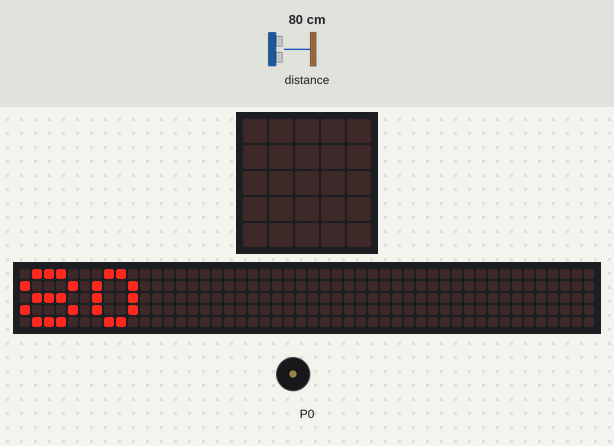
This program was run on a simulated BBC micro:bit (MakeCode). Shown: the board's 5×5 LED display, a strip that is not on the board, showing the scrolling text unrolled, buzzer (waves = sounding). The inputs (shaded band) are chosen by the test bench; at power-on: distance to the obstacle 80 cm. The 48×5 strip is a reading aid, not a part: it shows the text the display is scrolling, unrolled, one strip-width of it at a time; what the program prints to the serial console is not drawn.

Above: at 0.1 s.
At 0.5 s:
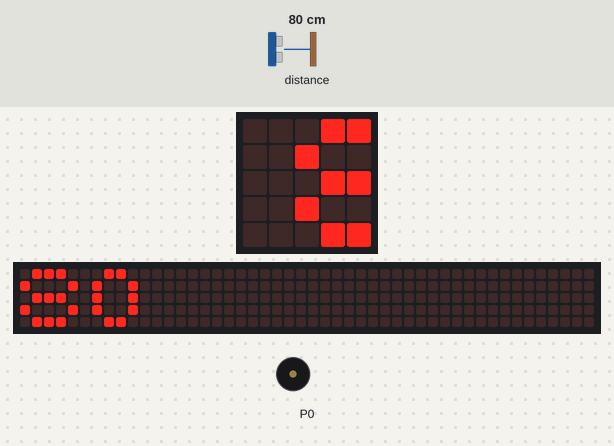
At 1.1 s:
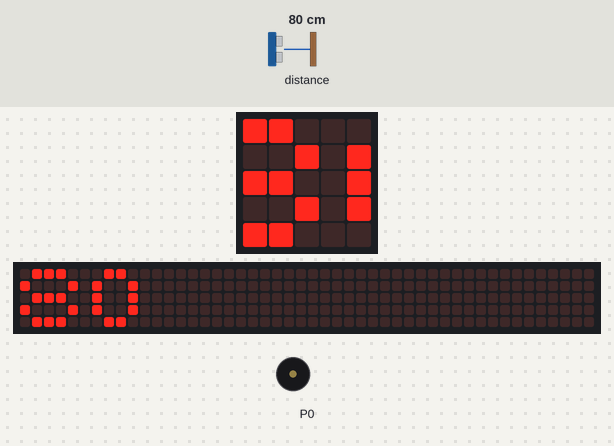
At 2.2 s:
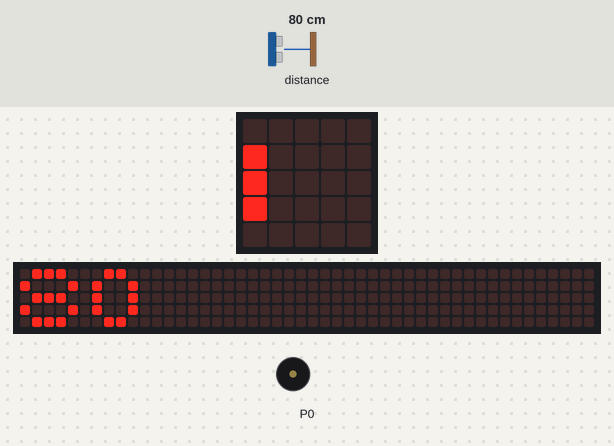
Timing chart, 0 to 40.0 s (numbered marks = the images above):
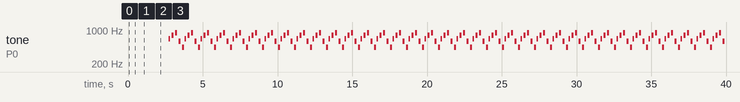

The program:

main.ts
```typescript
serial.writeLine("" + (sonar.ping(
DigitalPin.P1,
DigitalPin.P2,
PingUnit.Centimeters
)))
basic.showNumber(sonar.ping(
DigitalPin.P1,
DigitalPin.P2,
PingUnit.Centimeters
))
basic.forever(function () {
    music.setVolume(255)
})
basic.forever(function () {
    music.playTone(659, music.beat(BeatFraction.Quarter))
    basic.pause(100)
    music.playTone(784, music.beat(BeatFraction.Quarter))
    basic.pause(100)
    music.playTone(880, music.beat(BeatFraction.Quarter))
    basic.pause(100)
    music.playTone(587, music.beat(BeatFraction.Quarter))
    basic.pause(100)
    music.playTone(440, music.beat(BeatFraction.Quarter))
})
```

test.ts
```typescript
// 在這裡測試；當此封包作為擴充功能時，將不會編譯此內容。
```

Measured:
- by itself, tone on P0: repeats every 1.1 s: silent 0.11 s, 784 Hz 0.13 s, silent 0.11 s, 880 Hz 0.13 s, silent 0.11 s, 587 Hz 0.13 s, silent 0.11 s, 440 Hz 0.13 s, silent 0.03 s, 659 Hz 0.13 s
